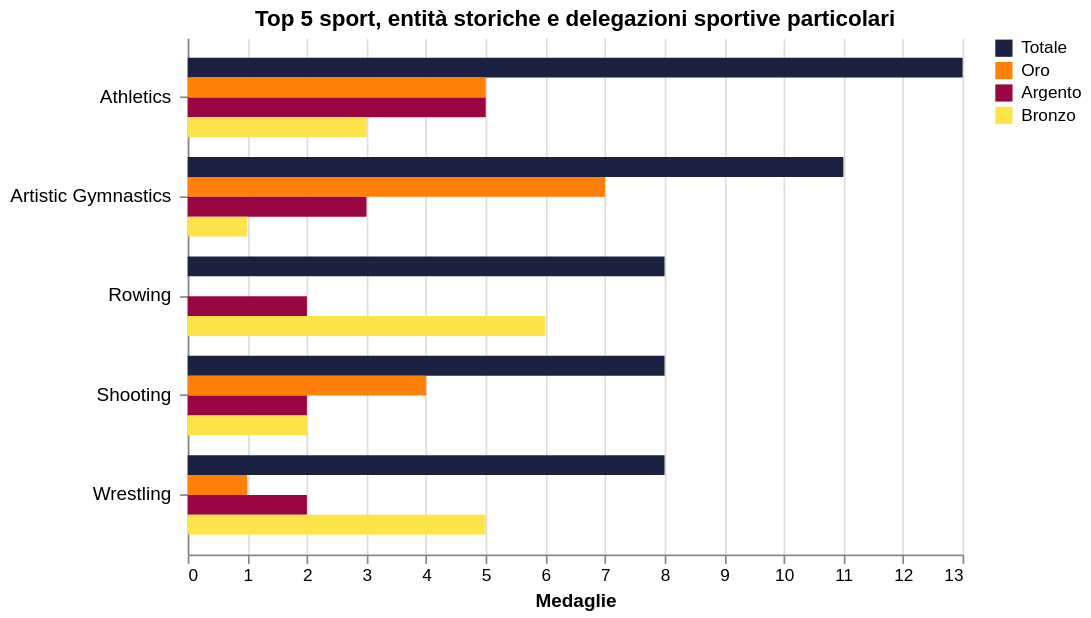

The specification (Vega-Lite) saved for this image:
### Vega-Lite specification from a JSON file in a GitHub repository (floating-point values rounded to 4 significant figures; data arrays with more than 128 entries replaced by an {"elided": "..."} marker saying what was removed)
{"$schema": "https://vega.github.io/schema/vega-lite/v5.20.1.json", "config": {"view": {"continuousHeight": 300, "continuousWidth": 300, "stroke": null}}, "data": {"name": "data-294e7599a53c0fd8d1573af5f334a52d"}, "datasets": {"data-294e7599a53c0fd8d1573af5f334a52d": {"elided": "1920 records"}}, "encoding": {"color": {"field": "tipo", "scale": {"domain": ["Totale", "Oro", "Argento", "Bronzo"], "range": ["#1b2140", "#ff8009", "#9a0641", "#ffe34a"]}, "title": null, "type": "nominal"}, "tooltip": [{"field": "sport", "type": "nominal"}, {"field": "tipo", "type": "nominal"}, {"field": "conteggio", "type": "quantitative"}], "x": {"field": "conteggio", "title": "Medaglie", "type": "quantitative"}, "y": {"axis": {"labelFontSize": 11, "labelLimit": 200, "labelOverlap": false, "labelPadding": 5}, "field": "sport", "sort": "-x", "title": null, "type": "nominal"}, "yOffset": {"field": "tipo", "sort": ["Totale", "Oro", "Argento", "Bronzo"], "type": "nominal"}}, "height": 300, "mark": {"type": "bar"}, "params": [{"bind": {"input": "select", "name": "Entità storica: ", "options": ["Czechoslovakia", "East Germany", "Independent Olympic Athletes", "Kosovo", "Netherlands Antilles", "North Yemen", "ROC", "Refugee Olympic Team", "Serbia and Montenegro", "South Vietnam", "South Yemen", "Soviet Union", "Unified Team", "West Germany", "Yugoslavia"]}, "name": "param_5", "select": {"fields": ["country"], "type": "point"}, "value": "Czechoslovakia"}], "title": "Top 5 sport, entità storiche e delegazioni sportive particolari", "transform": [{"filter": {"param": "param_5"}}], "width": 450}
